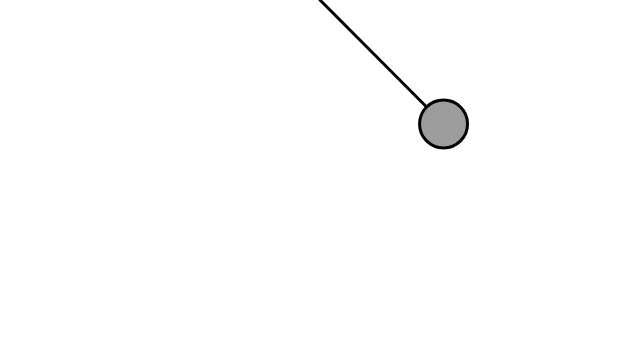
Frame 1 (no input)
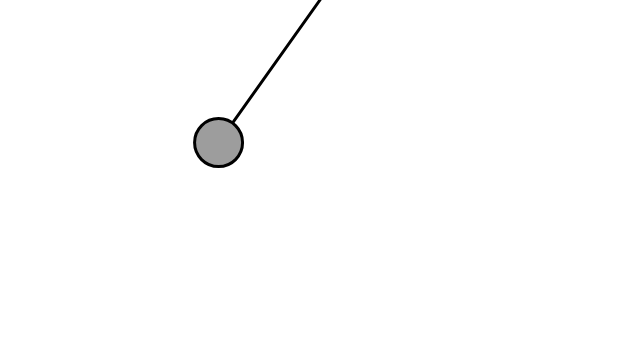
Frame 60 (no input)
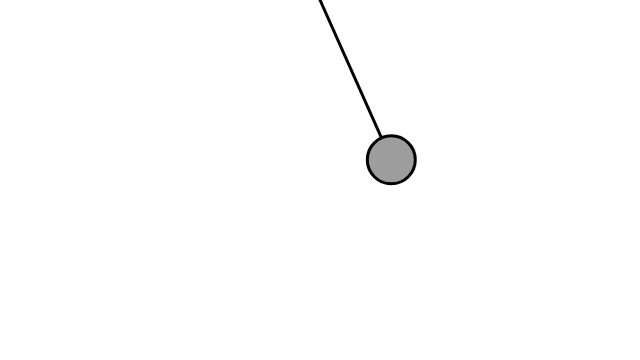
Frame 120 (the mouse pressed at the canvas centre since frame 60)

The p5.js sketch that drew these frames (run headless with seeded random() and noise() and a simulated clock; from frame 60 on, the mouse is pressed at the canvas centre):

// p5.js sketch
// ── sketch.js
var p;

function setup() {
	createCanvas(640, 360);

	p = new Pendulum(createVector(width/2, 0), 175);
}

function draw() {
	background(255);
	p.go();
}

// ── Pendulum.js
function Pendulum(origin, r) {

    this.origin = origin.copy();
    this.position = createVector();
    this.r = r;
    this.angle = PI / 4;

    this.aVelocity = 0.0;
    this.aAcceleration = 0.0;
    this.damping = 0.995;
    this.ballr = 48.0;

    this.go = function() {
        this.update();
        this.display();
    };

    this.update = function() {
        var gravity = 0.4;
        this.aAcceleration = (-1 * gravity / this.r) * sin(this.angle);
        this.aVelocity += this.aAcceleration;
        this.aVelocity *= this.damping;
        this.angle += this.aVelocity;
    }

    this.display = function() {
        this.position.set(this.r * sin(this.angle), this.r * cos(this.angle), 0);
        this.position.add(this.origin);

        stroke(0);
        strokeWeight(3);

        line(this.origin.x, this.origin.y, this.position.x, this.position.y);
        ellipseMode(CENTER);
        fill(157);

        ellipse(this.position.x, this.position.y, this.ballr, this.ballr);
    }
}
